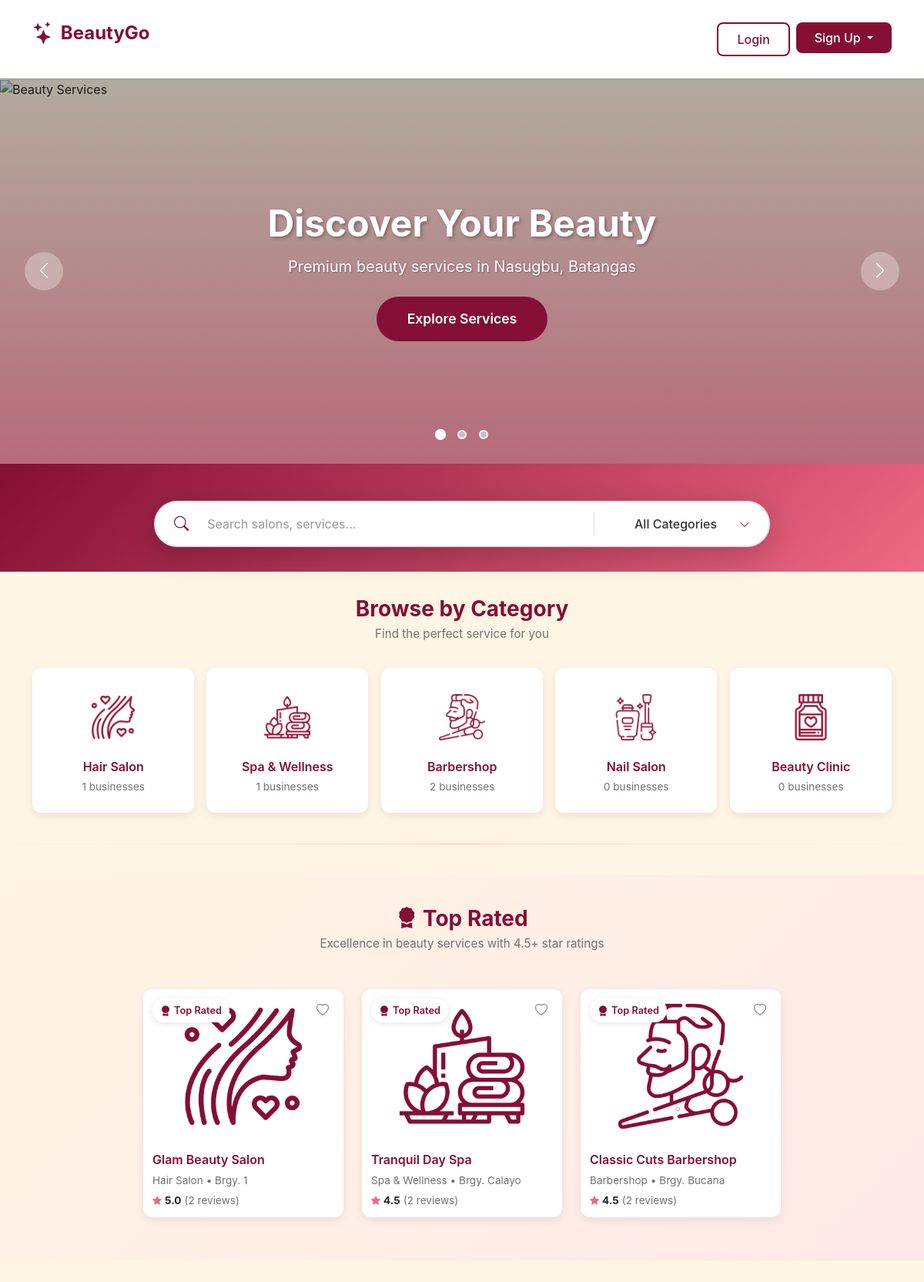
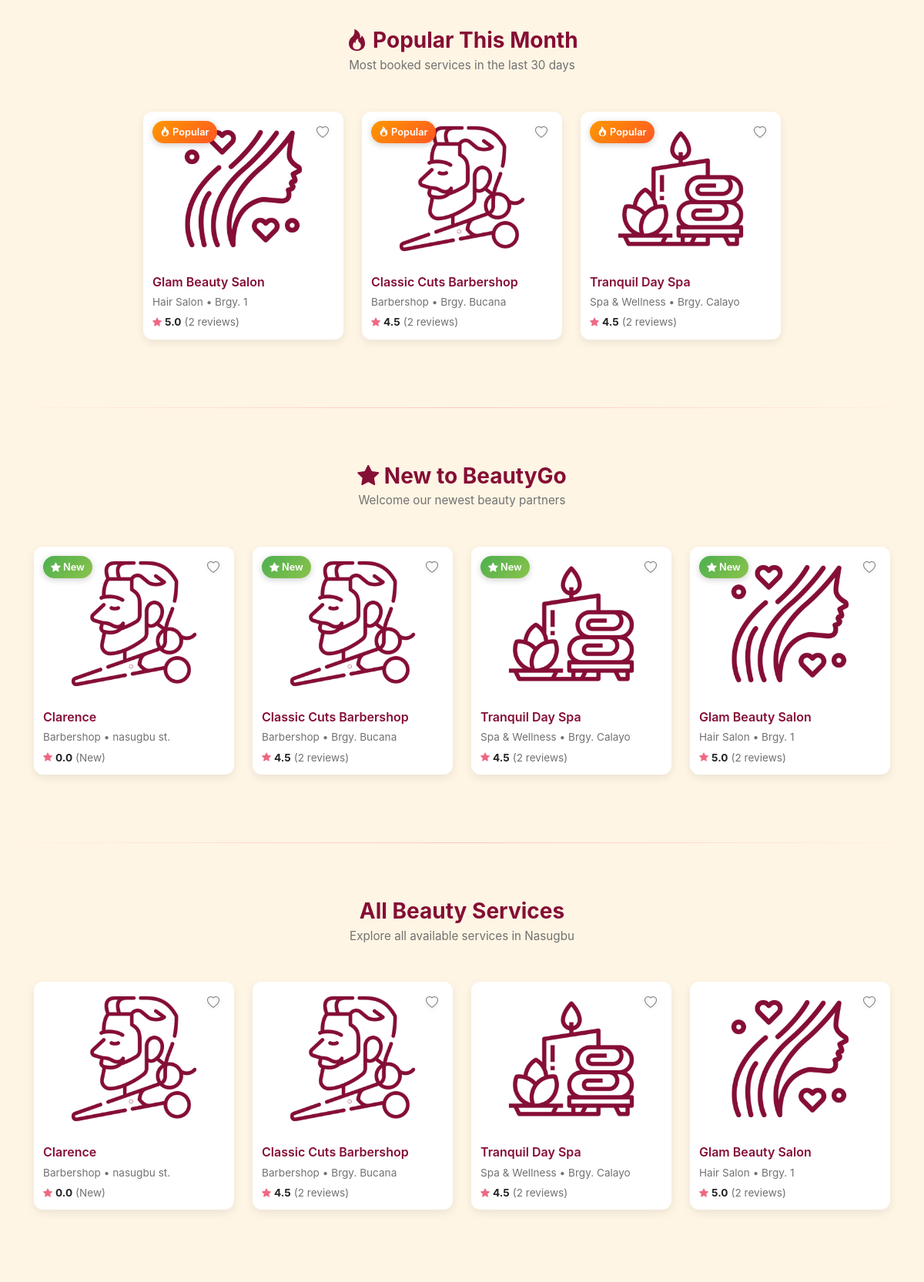
The page / (upper part) on the database its author committed (2 pictures, top to bottom).
### tables this page shows
CREATE TABLE `businesses` (
  `business_id` int(11) NOT NULL,
  `business_name` varchar(255) DEFAULT NULL,
  `business_type` varchar(255) DEFAULT NULL,
  `business_desc` text DEFAULT NULL,
  `business_num` varchar(255) DEFAULT NULL,
  `business_email` varchar(255) DEFAULT NULL,
  `business_password` varchar(255) DEFAULT NULL,
  `business_address` varchar(255) DEFAULT NULL,
  `opening_hour` time NOT NULL,
  `closing_hour` time NOT NULL,
  `city` varchar(50) NOT NULL,
  `location` point DEFAULT NULL
);

### index.php (the view, shortened to what the rows shown need)
<?php
require_once 'backend/function_utilities.php';
require_once 'backend/function_businesses.php';
require_once 'backend/function_reviews.php';
require_once 'backend/function_albums.php';
$topRatedBusinesses = getTopRatedBusinesses(4);
$newBusinesses = getNewBusinesses(4);
$popularBusinesses = getPopularBusinesses(4);
$allBusinesses = getAllBusinesses();
$allBiz = getAllBusinesses();
include 'includes/header.php';
?>
<link rel="stylesheet" href="css/styles.css">
<link rel="stylesheet" href="css/index.css">
<main>
    <div class="hero-carousel-wrapper">
        <div class="carousel-slide active">
            <div class="carousel-overlay">
                <div class="carousel-content">
                    <h1>Discover Your Beauty</h1>
                </div>
            </div>
        </div>
    </div>
    <div class="container my-4">
        <div class="section-header">
            <h2 class="section-title">Browse by Category</h2>
        </div>
    </div>
    <?php if (!empty($topRatedBusinesses)): ?>
    <section class="featured-section" id="featured-section">
        <div class="container">
            <div class="section-header">
                <h2 class="section-title"><i class="bi bi-award-fill"></i> Top Rated</h2>
            </div>
            <div class="business-row collapsed" id="topRatedRow">
                <?php foreach ($topRatedBusinesses as $business): ?>
                    <?php echo renderBusinessCard($business, 'top-rated'); ?>
                <?php endforeach; ?>
            </div>
        </div>
    </section>
    <?php endif; ?>
    <?php if (!empty($popularBusinesses)): ?>
    <div class="container businesses-section">
        <div class="section-header">
            <h2 class="section-title"><i class="bi bi-fire"></i> Popular This Month</h2>
        </div>
        <div class="business-row collapsed" id="popularRow">
            <?php foreach ($popularBusinesses as $business): ?>
                <?php echo renderBusinessCard($business, 'popular'); ?>
            <?php endforeach; ?>
        </div>
    </div>
    <?php endif; ?>
    <?php if (!empty($newBusinesses)): ?>
    <div class="container businesses-section">
        <div class="section-header">
            <h2 class="section-title"><i class="bi bi-star-fill"></i> New to BeautyGo</h2>
        </div>
        <div class="business-row collapsed" id="newRow">
            <?php foreach ($newBusinesses as $business): ?>
                <?php echo renderBusinessCard($business, 'new'); ?>
            <?php endforeach; ?>
        </div>
    </div>
    <?php endif; ?>
    <div class="container businesses-section" id="all-businesses-section">
        <div class="section-header">
            <h2 class="section-title">All Beauty Services</h2>
        </div>
        <?php if (empty($allBusinesses) && empty($topRatedBusinesses) && empty($newBusinesses) && empty($popularBusinesses)): ?>
            <div class="empty-state">
                <i class="bi bi-shop"></i>
                <h4>No Businesses Found</h4>
                <p>Be the first to register your beauty business!</p>
                <a href="register-business.php" class="btn btn-primary">Register Business</a>
            </div>
        <?php else: ?>
            <div class="business-grid-paginated" id="allBusinessesGrid">
                <?php foreach ($allBusinesses as $business): ?>
                    <?php echo renderBusinessCard($business, 'regular'); ?>
                <?php endforeach; ?>
            </div>
        <?php endif; ?>
    </div>
</main>
<?php
function renderBusinessCard($business, $type = 'regular') {
    $album = getBusinessAlbum($business['business_id']);
    $businessImage = null;
    if (!$businessImage) {
        $defaultImages = [
            'hair salon' => 'resources/salon.png',
            'spa & wellness' => 'resources/spa.png',
            'barbershop' => 'resources/barbers.png',
            'beauty clinic' => 'resources/clinic.png',
            'nail salon' => 'resources/nails.png'
        ];
        $businessType = strtolower($business['business_type'] ?? 'salon');
        $businessImage = $defaultImages[$businessType] ?? 'resources/default.png';
    }
    $avgRating = calculateAverageRating($business['business_id']);
    $reviews = getBusinessReviews($business['business_id']);
    $reviewCount = count($reviews);
    $location = $business['city'] ?? 'Nasugbu';
    if (!empty($business['business_address'])) {
        $addressParts = explode(',', $business['business_address']);
        $location = trim($addressParts[0]);
    }
    $isFavorited = false;
    $showFavoriteButton = false;
    $badge = '';
    if ($type === 'top-rated' && $avgRating >= 4.5) {
        $badge = '<span class="airbnb-badge"><i class="bi bi-award-fill"></i> Top Rated</span>';
    } elseif ($type === 'popular') {
        $badge = '<span class="popular-badge"><i class="bi bi-fire"></i> Popular</span>';
    } elseif ($type === 'new') {
        $badge = '<span class="new-badge"><i class="bi bi-star-fill"></i> New</span>';
    }
    ?>
    <div class="business-card"
        data-type="<?php echo strtolower($business['business_type'] ?? 'salon'); ?>"
        data-name="<?php echo htmlspecialchars($business['business_name']); ?>"
        data-business-id="<?php echo $business['business_id']; ?>">
        <div class="business-card-img" onclick="window.location.href='business-detail.php?id=<?php echo $business['business_id']; ?>'">
            <img src="<?php echo $businessImage; ?>"
                alt="<?php echo htmlspecialchars($business['business_name']); ?>">
            <?php echo $badge; ?>
            <?php if ($showFavoriteButton): ?>
                <button class="airbnb-favorite-btn favorite-btn-<?php echo $business['business_id']; ?> <?php echo $isFavorited ? 'favorited' : ''; ?>"
                        data-business-id="<?php echo $business['business_id']; ?>">
                    <i class="bi bi-heart<?php echo $isFavorited ? '-fill' : ''; ?>"></i>
                </button>
            <?php elseif (!isCustomerLoggedIn() && !isBusinessLoggedIn()): ?>
                <button class="airbnb-favorite-btn"
                        onclick="handleNonLoggedInFavorite(event)">
                    <i class="bi bi-heart"></i>
                </button>
            <?php endif; ?>
        </div>
        <div class="business-card-content" onclick="window.location.href='business-detail.php?id=<?php echo $business['business_id']; ?>'">
            <h5 class="business-name"><?php echo htmlspecialchars($business['business_name']); ?></h5>
            <p class="business-type-location">
                <?php echo ucfirst($business['business_type'] ?? 'Salon'); ?> • <?php echo htmlspecialchars($location); ?>
            </p>
            <div class="airbnb-rating">
                <i class="bi bi-star-fill"></i>
                <strong><?php echo number_format($avgRating, 1); ?></strong>
                <?php if ($reviewCount > 0): ?>
                    <span class="rating-count">(<?php echo $reviewCount; ?> <?php echo $reviewCount === 1 ? 'review' : 'reviews'; ?>)</span>
                <?php else: ?>
                    <span class="rating-count">(New)</span>
                <?php endif; ?>
            </div>
        </div>
    </div>
    <?php
    return ob_get_clean();
}
?>
<?php include 'includes/footer.php'; ?>

### rows shown on the page
businesses: shows a picture, shows "Top Rated", business_name "Glam Beauty Salon", business_type "Hair Salon", business_address "Brgy. 1", avgRating "5.0", reviewCount "2"
businesses: shows a picture, shows "Top Rated", business_name "Tranquil Day Spa", business_type "Spa & Wellness", business_address "Brgy. Calayo", avgRating "4.5", reviewCount "2"
businesses: shows "Top Rated", business_name "Classic Cuts Barbershop", business_type "Barbershop", business_address "Brgy. Bucana", avgRating "4.5", reviewCount "2"
businesses: business_name "Clarence", business_type "Barbershop", business_address "nasugbu st.", avgRating "0.0", shows "(New)"

### other values the page prints
$categoryCounts['Hair Salon'] "1"
$categoryCounts['Spa & Wellness'] "1"
$categoryCounts['Barbershop'] "2"
$categoryCounts['Nail Salon'] "0"
$categoryCounts['Beauty Clinic'] "0"
